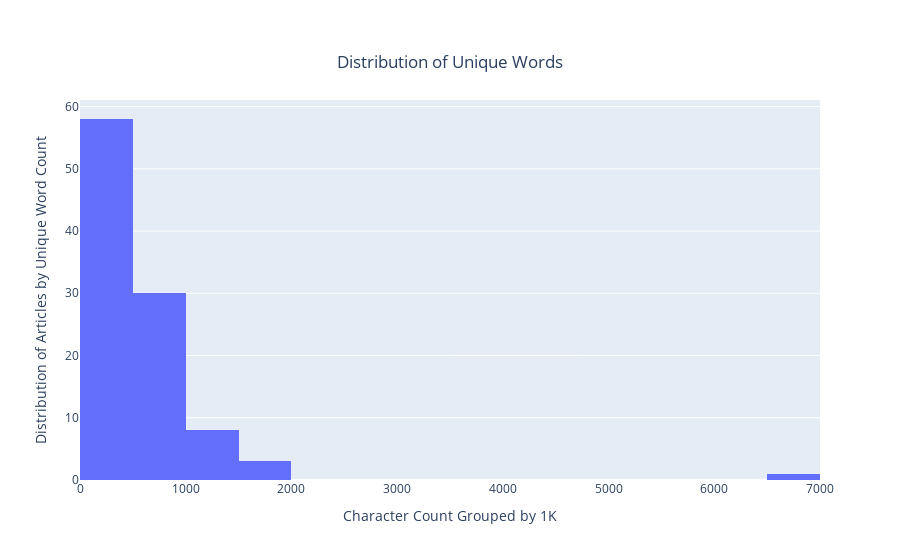

Source (notebook cell):
### Code cell
# creating a histogram using plotly to visualize character count
fig = px.histogram( x = train_df["unique word count"],                    # passing character count on the x-axis
                   title="Distribution of Unique Words",     # editing the title of the graph
                   height = 600,                                              # adjusting height
                   labels = dict(x = "Character Count Grouped by 1K"))       # adding a label to the x-axis

fig.update_yaxes(title_text = "Distribution of Articles by Unique Word Count")  # editing the y-axis title

fig.update_layout(title = {'y' : 0.9, 'x' : 0.5})  # ensuring that the title is centred

### Figure 1 — Plotly figure (JSON) as saved in the notebook; plotly's stock layout.template omitted (floating-point values rounded to 4 significant figures)
{"data": [{"alignmentgroup": "True", "bingroup": "x", "hovertemplate": "Character Count Grouped by 1K=%{x}<br>count=%{y}<extra></extra>", "legendgroup": "", "marker": {"color": "#636efa", "pattern": {"shape": ""}}, "name": "", "offsetgroup": "", "orientation": "v", "showlegend": false, "type": "histogram", "x": [473, 926, 529, 252, 219, 168, 188, 105, 145, 167, 169, 574, 480, 480, 318, 318, 516, 479, 490, 284, 1178, 1800, 419, 532, 405, 717, 573, 940, 1122, 339, 616, 1626, 440, 704, 1333, 258, 454, 276, 1043, 314, 608, 497, 299, 344, 503, 296, 1204, 1723, 535, 188, 256, 207, 364, 364, 216, 210, 882, 668, 430, 1377, 337, 682, 595, 668, 526, 134, 426, 280, 647, 647, 759, 574, 448, 172, 818, 456, 907, 499, 968, 506, 444, 426, 331, 742, 378, 282, 382, 382, 304, 304, 792, 252, 342, 1022, 1037, 6904, 452, 447, 584, 499], "xaxis": "x", "yaxis": "y"}], "layout": {"autosize": true, "barmode": "relative", "legend": {"tracegroupgap": 0}, "title": {"text": "Distribution of Unique Words", "x": 0.5, "y": 0.9}, "xaxis": {"anchor": "y", "autorange": true, "domain": [0, 1], "range": [-0.5, 7000.0], "title": {"text": "Character Count Grouped by 1K"}, "type": "linear"}, "yaxis": {"anchor": "x", "autorange": true, "domain": [0, 1], "range": [0, 61.05], "title": {"text": "Distribution of Articles by Unique Word Count"}}}}
